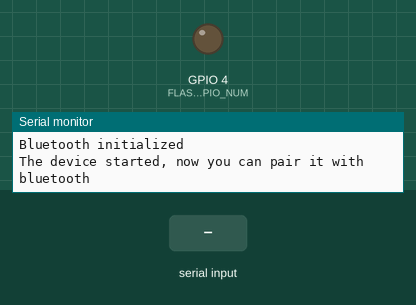
A sketch run on a simulated ESP32. On the bench: output pins drawn as LEDs (lit = HIGH), the last lines printed to the serial monitor. Inputs (shaded band) come from the test bench. Nothing arrives over Bluetooth unless stated; the camera gives no picture.

Above: at 1.5 s.
1.6 s: "90,45\n" received over the second serial link
At 1.66 s:
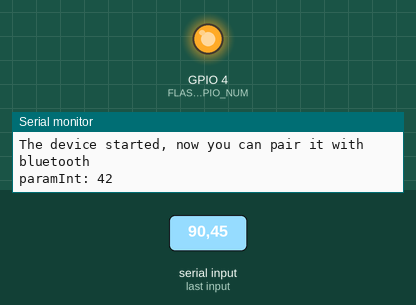
Timing chart, 0 to 4.6 s (numbered marks = the images above; inputs shaded):
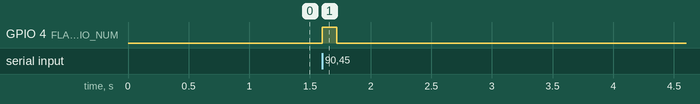

The sketch:

ESP32cam.ino
```cpp
#include "esp_camera.h"
#define CAMERA_MODEL_AI_THINKER
#include "camera_pins.h"
#include "BluetoothSerial.h"

BluetoothSerial SerialBT;

void setup() {
  Serial.begin(115200);
  initBT();
  initCamera();
}

void initBT(){
  if(!SerialBT.begin("ESP32CAM-CLASSIC-BT")){
    Serial.println("An error occurred initializing Bluetooth");
    ESP.restart();
  }else{
    Serial.println("Bluetooth initialized");
  }

  Serial.println("The device started, now you can pair it with bluetooth");
  // digitalWrite(FLASH_GPIO_NUM, HIGH);
}

void loop() {
  if (SerialBT.available()) {
    String stringRead = SerialBT.readStringUntil('\n');
    int paramInt = stringRead.toInt() - 48;
    Serial.printf("paramInt: %d\n", paramInt);
    setCameraParam(paramInt);
  }
}

void writeSerialBT(camera_fb_t *fb){
  SerialBT.write(fb->buf, fb->len);
  SerialBT.flush();
}

void initCamera(){
  camera_config_t config;
  config.ledc_channel = LEDC_CHANNEL_0;
  config.ledc_timer = LEDC_TIMER_0;
  config.pin_d0 = Y2_GPIO_NUM;
  config.pin_d1 = Y3_GPIO_NUM;
  config.pin_d2 = Y4_GPIO_NUM;
  config.pin_d3 = Y5_GPIO_NUM;
  config.pin_d4 = Y6_GPIO_NUM;
  config.pin_d5 = Y7_GPIO_NUM;
  config.pin_d6 = Y8_GPIO_NUM;
  config.pin_d7 = Y9_GPIO_NUM;
  config.pin_xclk = XCLK_GPIO_NUM;
  config.pin_pclk = PCLK_GPIO_NUM;
  config.pin_vsync = VSYNC_GPIO_NUM;
  config.pin_href = HREF_GPIO_NUM;
  config.pin_sscb_sda = SIOD_GPIO_NUM;
  config.pin_sscb_scl = SIOC_GPIO_NUM;
  config.pin_pwdn = PWDN_GPIO_NUM;
  config.pin_reset = RESET_GPIO_NUM;
  config.xclk_freq_hz = 20000000;
  config.pixel_format = PIXFORMAT_JPEG;
  //extras
  // config.grab_mode = CAMERA_GRAB_LATEST;

  if(psramFound()){
    config.frame_size = FRAMESIZE_UXGA;
    // config.jpeg_quality = 10;
    config.jpeg_quality = 12;
    config.fb_count = 1;
    // config.fb_count = 2;
  } else {
    config.frame_size = FRAMESIZE_SVGA;
    config.jpeg_quality = 12;
    config.fb_count = 1;
  }

  esp_err_t err = esp_camera_init(&config);
  if (err != ESP_OK) {
    Serial.printf("Camera init failed with error 0x%x", err);
    ESP.restart();
  }
  pinMode(FLASH_GPIO_NUM, OUTPUT);
}

void setCameraParam(int paramInt){
  sensor_t *s = esp_camera_sensor_get();
  switch(paramInt){
    case 4:
      s->set_framesize(s, FRAMESIZE_UXGA);
    break;

    case 3:
      s->set_framesize(s, FRAMESIZE_SXGA);
    break;

    case 2:
      s->set_framesize(s, FRAMESIZE_XGA);
    break;

    case 1:
      s->set_framesize(s, FRAMESIZE_SVGA);
    break;

    case 0:
    default:
      s->set_framesize(s, FRAMESIZE_VGA);
    break;
  }
  digitalWrite(FLASH_GPIO_NUM, HIGH);
  capture();
  digitalWrite(FLASH_GPIO_NUM, LOW);
}

void capture(){
  // camera_fb_t *fb = NULL;
  // fb = esp_camera_fb_get();

  //extra
  camera_fb_t * fb = NULL;
  fb = esp_camera_fb_get();
  esp_camera_fb_return(fb); // dispose the buffered image
  fb = NULL; // reset to capture errors
  fb = esp_camera_fb_get(); // get fresh image

  if(!fb){
    esp_camera_fb_return(fb);
    return;
  }

  if(fb->format != PIXFORMAT_JPEG){
    return;
  }

  writeSerialBT(fb);
  esp_camera_fb_return(fb);
}
```

camera_pins.h
```cpp
#if defined(CAMERA_MODEL_WROVER_KIT)
#define PWDN_GPIO_NUM    -1
#define RESET_GPIO_NUM   -1
#define XCLK_GPIO_NUM    21
#define SIOD_GPIO_NUM    26
#define SIOC_GPIO_NUM    27

#define Y9_GPIO_NUM      35
#define Y8_GPIO_NUM      34
#define Y7_GPIO_NUM      39
#define Y6_GPIO_NUM      36
#define Y5_GPIO_NUM      19
#define Y4_GPIO_NUM      18
#define Y3_GPIO_NUM       5
#define Y2_GPIO_NUM       4
#define VSYNC_GPIO_NUM   25
#define HREF_GPIO_NUM    23
#define PCLK_GPIO_NUM    22

#elif defined(CAMERA_MODEL_ESP_EYE)
#define PWDN_GPIO_NUM    -1
#define RESET_GPIO_NUM   -1
#define XCLK_GPIO_NUM    4
#define SIOD_GPIO_NUM    18
#define SIOC_GPIO_NUM    23

#define Y9_GPIO_NUM      36
#define Y8_GPIO_NUM      37
#define Y7_GPIO_NUM      38
#define Y6_GPIO_NUM      39
#define Y5_GPIO_NUM      35
#define Y4_GPIO_NUM      14
#define Y3_GPIO_NUM      13
#define Y2_GPIO_NUM      34
#define VSYNC_GPIO_NUM   5
#define HREF_GPIO_NUM    27
#define PCLK_GPIO_NUM    25

#elif defined(CAMERA_MODEL_M5STACK_PSRAM)
#define PWDN_GPIO_NUM     -1
#define RESET_GPIO_NUM    15
#define XCLK_GPIO_NUM     27
#define SIOD_GPIO_NUM     25
#define SIOC_GPIO_NUM     23

#define Y9_GPIO_NUM       19
#define Y8_GPIO_NUM       36
#define Y7_GPIO_NUM       18
#define Y6_GPIO_NUM       39
#define Y5_GPIO_NUM        5
#define Y4_GPIO_NUM       34
#define Y3_GPIO_NUM       35
#define Y2_GPIO_NUM       32
#define VSYNC_GPIO_NUM    22
#define HREF_GPIO_NUM     26
#define PCLK_GPIO_NUM     21

#elif defined(CAMERA_MODEL_M5STACK_WIDE)
#define PWDN_GPIO_NUM     -1
#define RESET_GPIO_NUM    15
#define XCLK_GPIO_NUM     27
#define SIOD_GPIO_NUM     22
#define SIOC_GPIO_NUM     23

#define Y9_GPIO_NUM       19
#define Y8_GPIO_NUM       36
#define Y7_GPIO_NUM       18
#define Y6_GPIO_NUM       39
#define Y5_GPIO_NUM        5
#define Y4_GPIO_NUM       34
#define Y3_GPIO_NUM       35
#define Y2_GPIO_NUM       32
#define VSYNC_GPIO_NUM    25
#define HREF_GPIO_NUM     26
#define PCLK_GPIO_NUM     21

#elif defined(CAMERA_MODEL_AI_THINKER)
#define PWDN_GPIO_NUM     32
#define RESET_GPIO_NUM    -1
#define XCLK_GPIO_NUM      0
#define SIOD_GPIO_NUM     26
#define SIOC_GPIO_NUM     27

#define Y9_GPIO_NUM       35
#define Y8_GPIO_NUM       34
#define Y7_GPIO_NUM       39
#define Y6_GPIO_NUM       36
#define Y5_GPIO_NUM       21
#define Y4_GPIO_NUM       19
#define Y3_GPIO_NUM       18
#define Y2_GPIO_NUM        5
#define VSYNC_GPIO_NUM    25
#define HREF_GPIO_NUM     23
#define PCLK_GPIO_NUM     22

#define FLASH_GPIO_NUM    4 //new


#else
#error "Camera model not selected"
#endif
```

Measured:
- after the input at 1.6 s, GPIO 4 (FLASH_GPIO_NUM): LOW → HIGH at once, → LOW 0.12 s later
